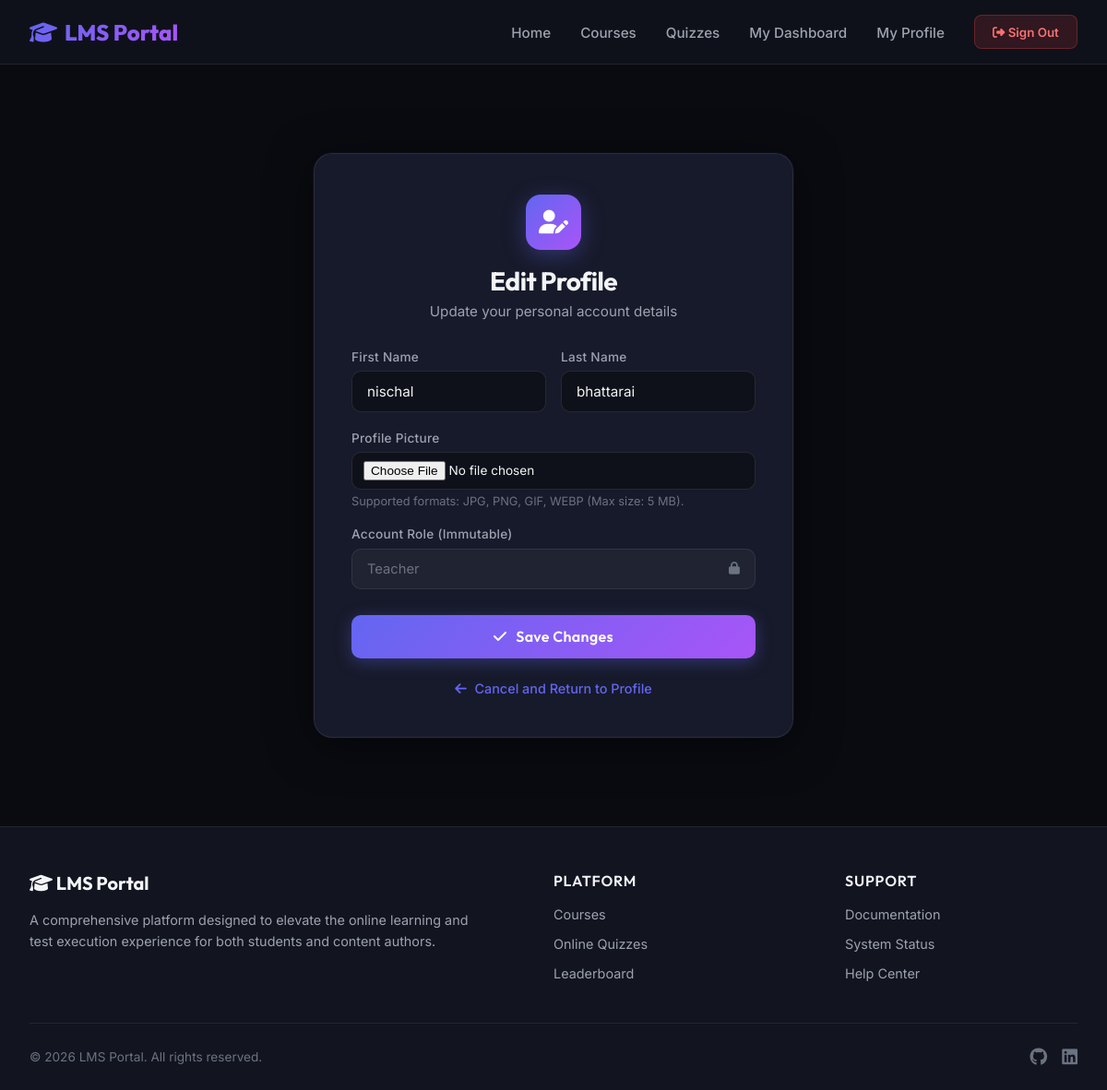
Page /accounts/profile/edit/ (signed in) on the committed database.
### users/models.py (models this page shows, shortened)
class User(AbstractUser):
    class Role(models.TextChoices):
        STUDENT = 'student', 'Student'
        TEACHER = 'teacher', 'Teacher'
        ADMIN   = 'admin',   'Admin'
    email = models.EmailField(
        unique=True,
        verbose_name='Email address',
        help_text='Required. A valid email address (must be unique).',
    )
    profile_picture = models.ImageField(
        upload_to='profile_pictures/',
        blank=True,
        null=True,
        verbose_name='Profile picture',
        help_text='Optional. Upload a profile photo (JPEG, PNG …).',
    )
    role = models.CharField(
        max_length=10,
        choices=Role.choices,
        default=Role.STUDENT,
        verbose_name='Role',
        help_text='Select the user\'s role within the platform.',
    )
    class Meta:
        verbose_name = 'User'
        verbose_name_plural = 'Users'
        ordering = ['date_joined']  # newest registrations last in admin list

### users/views.py (the view, shortened to what this page needs)
# urls.py: path('profile/edit/', views.UserProfileEditView.as_view(), name='profile_edit'),
@method_decorator(login_required_custom, name='dispatch')
class UserProfileEditView(View):
    template_name = 'users/profile_edit.html'
    def get(self, request):
        form = UserProfileForm(instance=request.user)
        return render(request, self.template_name, {
            'form': form,
            'page_title': 'Edit Profile',
        })

### users/forms.py (shortened to what this page needs)
class UserProfileForm(forms.ModelForm):
    first_name = forms.CharField(
        max_length=150,
        required=True,
        widget=forms.TextInput(attrs={
            'id': 'id_first_name',
            'placeholder': 'First name',
            'autocomplete': 'given-name',
        }),
        label='First Name',
    )
    last_name = forms.CharField(
        max_length=150,
        required=True,
        widget=forms.TextInput(attrs={
            'id': 'id_last_name',
            'placeholder': 'Last name',
            'autocomplete': 'family-name',
        }),
        label='Last Name',
    )
    profile_picture = forms.ImageField(
        required=False,
        widget=forms.FileInput(attrs={
            'id': 'id_profile_picture',
            'accept': 'image/*',
        }),
        label='Profile Picture',
    )
    class Meta:
        model = User
        fields = ['first_name', 'last_name', 'profile_picture']

### templates/users/profile_edit.html (shortened to what this page needs)
{% extends "base.html" %}
{% block content %}
<div class="auth-wrapper" id="profile-edit-page">
  <div class="auth-card" role="main">
    <div class="auth-header">
      <div class="auth-icon" aria-hidden="true">
        <i class="fa-solid fa-user-pen"></i>
      </div>
      <h1 class="auth-title">Edit Profile</h1>
      <p class="auth-subtitle">Update your personal account details</p>
    </div>
    <form method="post"
          action="{% url 'users:profile_edit' %}"
          enctype="multipart/form-data"
          id="profile-edit-form"
          novalidate>
      <div class="form-row">
        <div class="field-group">
          <label for="id_first_name">First Name</label>
          <input type="text"
                 name="first_name"
                 id="id_first_name"
                 placeholder="First name"
                 autocomplete="given-name"
                 value="{{ form.first_name.value|default:'' }}"
                 required>
        </div>
        <div class="field-group">
          <label for="id_last_name">Last Name</label>
          <input type="text"
                 name="last_name"
                 id="id_last_name"
                 placeholder="Last name"
                 autocomplete="family-name"
                 value="{{ form.last_name.value|default:'' }}"
                 required>
        </div>
      </div>
      <div class="field-group">
        <label for="id_profile_picture">Profile Picture</label>
        <input type="file"
               name="profile_picture"
               id="id_profile_picture"
               accept="image/*"
               {% if form.profile_picture.errors %}class="is-invalid"{% endif %}>
        <p style="font-size:0.8rem; color:var(--text-muted); margin-top:0.35rem;">
          Supported formats: JPG, PNG, GIF, WEBP (Max size: 5 MB).
        </p>
      </div>
      <div class="field-group">
        <label>Account Role (Immutable)</label>
        <div class="readonly-box">
          <span>{{ user.get_role_display }}</span>
          <i class="fa-solid fa-lock" style="font-size:0.85rem;"></i>
        </div>
      </div>
      <button type="submit" class="btn-submit" id="btn-save-profile">
        <i class="fa-solid fa-check" style="margin-right:0.4rem;"></i>
        Save Changes
      </button>
    </form>
    <p class="auth-footer-note">
      <a href="{% url 'users:profile' %}" id="link-cancel-edit">
        <i class="fa-solid fa-arrow-left" style="margin-right:0.3rem;"></i> Cancel and Return to Profile
      </a>
    </p>
  </div>
</div>
{% endblock %}

### templates/users/profile_edit.html (style rules this page uses)
.auth-wrapper { min-height: calc(100vh - 140px); display: flex; align-items: center; justify-content: center; padding: 3rem 1rem; }
.auth-card { width: 100%; max-width: 520px; background: rgba(27, 30, 48, 0.85); border: 1px solid rgba(255, 255, 255, 0.08); border-radius: 20px; padding: 2.75rem 2.5rem; backdrop-filter: blur(16px); -webkit-backdrop-filter: blur(16px); box-shadow: 0 8px 48px rgba(0, 0, 0, 0.5), 0 0 0 1px rgba(99, 102, 241, 0.08); animation: slideUp 0.45s cubic-bezier(0.16, 1, 0.3, 1) both; }
.auth-header { text-align: center; margin-bottom: 2rem; }
.auth-icon { display: inline-flex; align-items: center; justify-content: center; width: 60px; height: 60px; border-radius: 16px; background: linear-gradient(135deg, var(--primary) 0%, var(--secondary) 100%); font-size: 1.6rem; color: #fff; margin-bottom: 1rem; box-shadow: 0 6px 24px rgba(99, 102, 241, 0.35); }
.auth-title { font-family: 'Outfit', sans-serif; font-size: 1.75rem; font-weight: 700; color: var(--text-primary); margin-bottom: 0.35rem; }
.auth-subtitle { color: var(--text-secondary); font-size: 0.95rem; }
.form-row { display: grid; grid-template-columns: 1fr 1fr; gap: 1rem; }
.field-group { margin-bottom: 1.25rem; }
.field-group label { display: block; font-size: 0.85rem; font-weight: 500; color: var(--text-secondary); margin-bottom: 0.45rem; letter-spacing: 0.02em; }
.field-group input[type="text"], .field-group input[type="file"] { width: 100%; background: rgba(10, 11, 16, 0.6); border: 1px solid rgba(255, 255, 255, 0.1); border-radius: 10px; padding: 0.75rem 1rem; color: var(--text-primary); font-family: 'Inter', sans-serif; font-size: 0.95rem; transition: var(--transition-smooth); outline: none; }
.field-group input[type="file"] { padding: 0.55rem 0.75rem; font-size: 0.85rem; cursor: pointer; }
.readonly-box { background: rgba(255, 255, 255, 0.04); border: 1px solid rgba(255, 255, 255, 0.08); border-radius: 10px; padding: 0.75rem 1rem; color: var(--text-muted); font-size: 0.92rem; display: flex; align-items: center; justify-content: space-between; }
.btn-submit { width: 100%; padding: 0.85rem; border: none; border-radius: 10px; background: linear-gradient(135deg, var(--primary) 0%, var(--secondary) 100%); color: #fff; font-family: 'Outfit', sans-serif; font-size: 1rem; font-weight: 600; letter-spacing: 0.02em; cursor: pointer; transition: var(--transition-smooth); box-shadow: 0 4px 18px rgba(99, 102, 241, 0.35); margin-top: 0.5rem; }
.auth-footer-note { text-align: center; margin-top: 1.5rem; font-size: 0.9rem; color: var(--text-secondary); }
.auth-footer-note a { color: var(--primary); text-decoration: none; font-weight: 500; transition: var(--transition-smooth); }

### templates/base.html (style rules this page uses)
:root { --bg-primary: #0a0b10; --bg-secondary: #121420; --bg-tertiary: #1b1e30; --text-primary: #f3f4f6; --text-secondary: #9ca3af; --text-muted: #6b7280; --primary: #6366f1; --primary-hover: #4f46e5; --secondary: #a855f7; --secondary-hover: #9333ea; --accent: #10b981; --error: #ef4444; --border-color: rgba(255, 255, 255, 0.08); --card-shadow: 0 8px 32px 0 rgba(0, 0, 0, 0.37); --transition-smooth: all 0.3s cubic-bezier(0.4, 0, 0.2, 1); }
* { margin: 0; padding: 0; box-sizing: border-box; }
body { font-family: 'Inter', sans-serif; background-color: var(--bg-primary); color: var(--text-primary); min-height: 100vh; display: flex; flex-direction: column; overflow-x: hidden; }
h1, h2, h3, h4, h5, h6 { font-family: 'Outfit', sans-serif; font-weight: 600; letter-spacing: -0.02em; }

### rows in the picture
User: first_name "nischal", last_name "bhattarai", role "Teacher"
